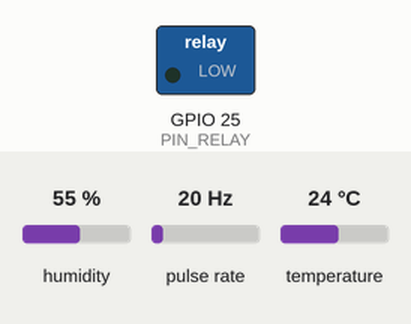
Recording of a sketch running on a simulated ESP32. Shown: switched loads named in the sketch (green lamp = pin HIGH). Wiring (inferred from the names in the program): pulse sensor: data GPIO 27. The inputs (shaded band) are chosen by the test bench; at power-on: temperature 24 °C, humidity 55 %, pulse rate 20 Hz. WiFi joins after 1.5 s; servers stay silent unless stated; network time is answered at once with the bench clock; the local clock reads 2024-03-15 10:24:30 at power-on unless the sketch sets it; no MQTT or app messages arrive unless stated; what the sketch prints to the serial monitor is not drawn.

Above: at 3.7 s.
3.8 s: temperature set to 29.6 °C
6.5 s: temperature set to 30.4 °C
At 10.3 s:
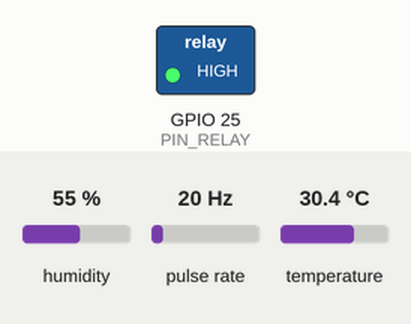
14.5 s: temperature set to 12 °C
At 15.3 s:
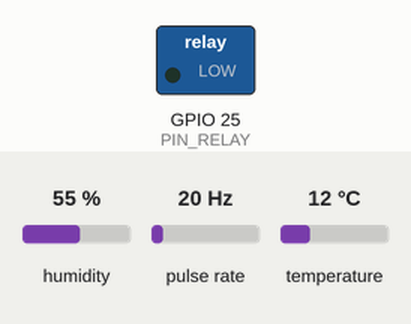
16.5 s: temperature set to 33 °C
At 20.3 s:
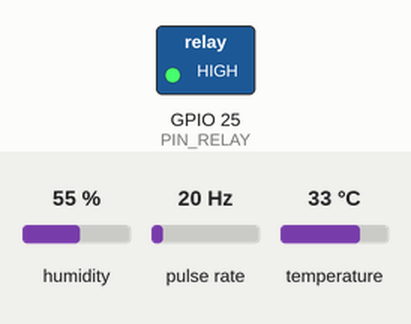
Timing chart, 0 to 21.8 s (numbered marks = the images above; inputs shaded):
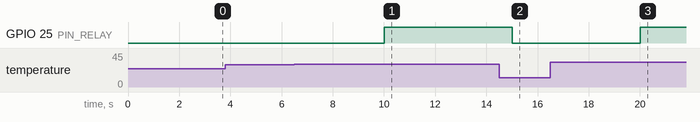

The sketch:

esp32_poultry_iot.ino
```cpp
// ESP32「禽畜雲端管理」教學範例
// Lab1: 感測資料上傳 (MQTT)
// Lab2: 儀表板+告警（由 Node-RED 完成）
// Lab3: 風扇控制（手動/自動）+ 斷線保護 + LWT
//
// 硬體建議:
//  - DHT22 連到 GPIO4（可改 PIN_DHT）
//  - 水流量感測器 YF-S201 訊號腳到 GPIO27（可改 PIN_FLOW），5V 供電，訊號需與 ESP32 共地
//  - 繼電器模組控制腳到 GPIO25（可改 PIN_RELAY），示範接 12V 風扇（注意功率與安全）
//
// 需安裝函式庫：
//  - PubSubClient (Nick O'Leary)
//  - DHT sensor library (Adafruit) + Adafruit Unified Sensor
//  - ArduinoJson (>=6.x)
//  - NTPClient (arduino-libraries)
//

#include <WiFi.h>
#include <WiFiUdp.h>
#include <NTPClient.h>
#include <PubSubClient.h>
#include <ArduinoJson.h>
#include <DHT.h>

/********* 使用者需設定區 *********/
const char* WIFI_SSID     = "你的WiFi網路名稱";
const char* WIFI_PASSWORD = "你的WiFi網路密碼";

// MQTT Broker (可用本機 Mosquitto 或雲端 Broker)
const char* MQTT_HOST = "broker.emqx.io";
const uint16_t MQTT_PORT = 1883;
const char* MQTT_USER = "";   // 若無帳密可留空 ""
const char* MQTT_PASS = "";   // 若無帳密可留空 ""

// Topic 規劃：請與 Node-RED flow 對應
const char* TOPIC_SENSOR       = "xxxxxx/sensor";
const char* TOPIC_CMD_FAN      = "xxxxxx/cmd/fan";
const char* TOPIC_STATE_FAN    = "xxxxxx/state/fan";
const char* TOPIC_STATE_ONLINE = "xxxxxx/state/online";

/********* 腳位與感測器設定 *********/
#define PIN_DHT   4
#define DHTTYPE   DHT22

#define PIN_FLOW  27     // YF-S201 訊號輸入腳位（需外接 10k 下拉電阻較穩）
#define PIN_RELAY 25     // 繼電器控制腳位（依模組可能為 HIGH/LOW 有效）
#define RELAY_ACTIVE_LEVEL HIGH  // 若模組為低電平啟動，改為 LOW

// 是否啟用水流量感測器（教學可先關閉，只上傳溫濕度）
#define USE_FLOW_SENSOR 1

// YF-S201 校正參數（常見約 450 脈衝 / 公升，實際請校正）
const float FLOW_PULSES_PER_LITER = 450.0f;

/********* 自動控制邏輯參數（可由 MQTT 指令覆寫） *********/
float g_thresh_temp_c = 30.0f;  // 自動模式的溫度開啟風扇閾值
enum Mode { MODE_AUTO, MODE_MANUAL };
Mode  g_mode = MODE_AUTO;
bool  g_manual_on = false;

/********* 全域變數 *********/
WiFiClient espClient;
PubSubClient mqtt(espClient);

WiFiUDP ntpUDP;
NTPClient timeClient(ntpUDP, "pool.ntp.org", 8 * 3600 /*台灣時區+8*/, 60 * 1000 /*更新間隔*/);

DHT dht(PIN_DHT, DHTTYPE);

volatile uint32_t g_flow_pulses = 0;   // 中斷計數
unsigned long lastFlowCalcMs = 0;
float lastFlowLpm = 0.0f;

unsigned long lastPubMs = 0;
const unsigned long PUB_INTERVAL_MS = 5000; // 每 5 秒上傳一次

unsigned long lastStatePubMs = 0;
const unsigned long STATE_PUB_INTERVAL_MS = 10000; // 每 10 秒回報一次狀態（避免過於頻繁）

unsigned long lastMqttConnectAttempt = 0;

/********* 中斷服務函式（flow sensor） *********/
#if USE_FLOW_SENSOR
void IRAM_ATTR isr_flow() {
  g_flow_pulses++;
}
#endif

/********* WiFi 連線 *********/
void connectWifi() {
  if (WiFi.status() == WL_CONNECTED) return;
  Serial.printf("Connecting to WiFi: %s\n", WIFI_SSID);
  WiFi.mode(WIFI_STA);
  WiFi.begin(WIFI_SSID, WIFI_PASSWORD);
  unsigned long t0 = millis();
  while (WiFi.status() != WL_CONNECTED && millis() - t0 < 20000) {
    delay(500);
    Serial.print(".");
  }
  Serial.println();
  if (WiFi.status() == WL_CONNECTED) {
    Serial.print("WiFi connected. IP=");
    Serial.println(WiFi.localIP());
  } else {
    Serial.println("WiFi connect timeout.");
  }
}

/********* 取得毫秒級 Unix 時間戳 *********/
uint64_t epochMillis() {
  // NTPClient 提供秒級，這裡轉毫秒；若尚未同步，回傳 millis-based 的相對時間
  if (timeClient.isTimeSet()) {
    return (uint64_t)timeClient.getEpochTime() * 1000ULL;
  } else {
    return (uint64_t)millis();
  }
}

/********* 風扇控制 *********/
void setFan(bool on) {
  digitalWrite(PIN_RELAY, on ? RELAY_ACTIVE_LEVEL : !RELAY_ACTIVE_LEVEL);
}

/********* 回報風扇狀態 *********/
void publishFanState() {
  StaticJsonDocument<192> doc;
  doc["mode"] = (g_mode == MODE_AUTO) ? "auto" : "manual";
  bool fanIsOn = (digitalRead(PIN_RELAY) == RELAY_ACTIVE_LEVEL);
  doc["on"] = fanIsOn;
  doc["thresh_temp_c"] = g_thresh_temp_c;
  doc["last_cmd_ts"] = epochMillis();

  uint8_t buf[192];
  size_t n = serializeJson(doc, buf, sizeof(buf));
  mqtt.publish(TOPIC_STATE_FAN, buf, n, true); // 保留最後狀態（retain）
}

/********* 收到 MQTT 指令 *********/
void onMqttMessage(char* topic, byte* payload, unsigned int len) {
  String t = topic;
  String s; s.reserve(len);
  for (unsigned int i=0;i<len;i++) s += (char)payload[i];
  Serial.printf("MQTT message [%s]: %s\n", t.c_str(), s.c_str());

  if (t == TOPIC_CMD_FAN) {
    StaticJsonDocument<256> doc;
    DeserializationError err = deserializeJson(doc, s);
    if (err) {
      Serial.println("JSON parse error for cmd/fan.");
      return;
    }
    const char* mode = doc["mode"] | "auto";
    if (String(mode) == "auto") g_mode = MODE_AUTO;
    else g_mode = MODE_MANUAL;

    if (doc.containsKey("on")) g_manual_on = doc["on"];
    if (doc.containsKey("thresh_temp_c")) g_thresh_temp_c = doc["thresh_temp_c"];

    // 立即回報一次狀態
    publishFanState();
  }
}

/********* MQTT 連線 *********/
void connectMqtt() {
  if (mqtt.connected()) return;
  unsigned long now = millis();
  if (now - lastMqttConnectAttempt < 3000) return; // 3 秒重試間隔
  lastMqttConnectAttempt = now;

  String clientId = String("esp32-poultry-") + String((uint32_t)ESP.getEfuseMac(), HEX);

  // 設定 LWT：離線時發布 'offline'（retain=true）
  mqtt.setBufferSize(512);
  mqtt.setKeepAlive(60);
  bool ok;
  if (strlen(MQTT_USER) > 0) {
    ok = mqtt.connect(clientId.c_str(), MQTT_USER, MQTT_PASS,
                      TOPIC_STATE_ONLINE, 1, true, "offline");
  } else {
    ok = mqtt.connect(clientId.c_str(), NULL, NULL,
                      TOPIC_STATE_ONLINE, 1, true, "offline");
  }

  if (ok) {
    Serial.println("MQTT connected.");

    // 上線訊息（retain）
    mqtt.publish(TOPIC_STATE_ONLINE, "online", true);

    mqtt.subscribe(TOPIC_CMD_FAN, 1);
    // 初次回報狀態
    publishFanState();
  } else {
    Serial.printf("MQTT connect failed, rc=%d\n", mqtt.state());
  }
}

/********* 讀取感測器 *********/
bool readSensors(float& tempC, float& rh, float& lpm) {
  tempC = dht.readTemperature();  // °C
  rh    = dht.readHumidity();     // %
  Serial.print(tempC);
  Serial.print(",");
  Serial.println(rh);
  bool ok = !(isnan(tempC) || isnan(rh));

  lpm = NAN;
#if USE_FLOW_SENSOR
  // 每次呼叫計算期間內的流量，這裡以 5 秒的 PUB_INTERVAL 為基準
  unsigned long now = millis();
  unsigned long intervalMs = now - lastFlowCalcMs;
  if (intervalMs >= PUB_INTERVAL_MS) {
    noInterrupts();
    uint32_t pulses = g_flow_pulses;
    g_flow_pulses = 0;
    interrupts();
    lastFlowCalcMs = now;
#if 0 // Original design
    // L/min = (pulses / (pulses/L)) / (intervalMin)
    // intervalMin = intervalMs / 60000
    float l = (float)pulses / FLOW_PULSES_PER_LITER;
    lpm = l / ((float)intervalMs / 60000.0f);
#else // My design: using button module to simulate flow counter
    #define FLOW_PER_PULSE  0.02 // L
    float l = (float)pulses * FLOW_PER_PULSE;
    lpm = l / ((float)intervalMs / 60000.0f);
#endif
    lastFlowLpm = lpm;
    Serial.print("new lpm: ");
    Serial.println(lpm);
  } else {
    lpm = lastFlowLpm; // 使用上一個週期的值
    Serial.print("lpm: ");
    Serial.println(lpm);
  }
#endif
  return ok;
}

/********* 上傳感測資料 *********/
void publishSensor(float tempC, float rh, float lpm) {
  StaticJsonDocument<256> doc;
  doc["ts"] = epochMillis();
  doc["temp_c"] = tempC;
  doc["rh"] = rh;
#if USE_FLOW_SENSOR
  if (!isnan(lpm)) doc["flow_lpm"] = lpm;
#endif

  uint8_t buf[256];
  size_t n = serializeJson(doc, buf, sizeof(buf));
  mqtt.publish(TOPIC_SENSOR, buf, n, false); // 不保留
  Serial.printf("PUB %s\n", buf);
}

/********* 自動化控制（本地保護邏輯） *********/
void localControl(float tempC) {
  bool fanOn = (digitalRead(PIN_RELAY) == RELAY_ACTIVE_LEVEL);

  bool desired = fanOn;
  if (g_mode == MODE_MANUAL && mqtt.connected()) {
    desired = g_manual_on;  // 僅在連線時允許手動模式；斷線自動保護
  } else {
    // 自動模式（或斷線保護）：以溫度閾值控制
    if (!isnan(tempC)) {
      desired = (tempC >= g_thresh_temp_c);
    }
  }

  if (desired != fanOn) {
    setFan(desired);
    publishFanState();  // 狀態改變即時回報（本地到雲）
  }
}

/********* 設定 *********/
void setup() {
  Serial.begin(115200);
  delay(1000);

  pinMode(PIN_RELAY, OUTPUT);
  setFan(false);

#if USE_FLOW_SENSOR
  pinMode(PIN_FLOW, INPUT_PULLDOWN);
  attachInterrupt(digitalPinToInterrupt(PIN_FLOW), isr_flow, RISING);
#endif

  dht.begin();
  connectWifi();

  mqtt.setServer(MQTT_HOST, MQTT_PORT);
  mqtt.setCallback(onMqttMessage);
  connectMqtt();

  timeClient.begin();
}

/********* 主迴圈 *********/
void loop() {
  connectWifi();
  if (!mqtt.connected()) connectMqtt();
  mqtt.loop();

  timeClient.update();

  unsigned long now = millis();

  // 讀取感測器 & 本地控制
  static float tempC = NAN, rh = NAN, lpm = NAN;
  if (now - lastPubMs >= PUB_INTERVAL_MS) {
    lastPubMs = now;
    bool ok = readSensors(tempC, rh, lpm);
    if (ok) publishSensor(tempC, rh, lpm);
  }

  // 本地控制（每個迴圈都檢查）
  localControl(tempC);

  // 週期性回報風扇狀態（避免儀表板不同步）
  if (now - lastStatePubMs >= STATE_PUB_INTERVAL_MS) {
    lastStatePubMs = now;
    publishFanState();
  }

  delay(5);
}
```

Measured:
- the behaviour switches between 29.9 and 30 °C on temperature (found by bisection; images 0 and 1)
- after the input at 3.8 s, every drawn part: stays the same
- after the input at 6.5 s, GPIO 25 (PIN_RELAY): LOW → HIGH after 3.5 s
- after the input at 14.5 s, GPIO 25 (PIN_RELAY): HIGH → LOW after 0.52 s
- after the input at 16.5 s, GPIO 25 (PIN_RELAY): LOW → HIGH after 3.5 s
